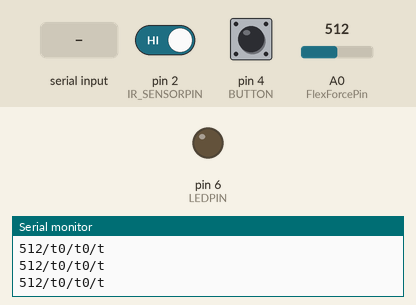
This sketch was run on a simulated Arduino Uno, built with avr-gcc and run on an emulated ATmega328P. On the bench: output pins drawn as LEDs (lit = HIGH), the last lines printed to the serial monitor. Inputs (shaded band) come from the test bench; at power-on: A0 (FlexForcePin) = 512, pin 2 (IR_SENSORPIN) HIGH, pin 4 (BUTTON) LOW.

Above: at 1.2 s.
1.3 s: "m" received over Serial
At 1.7 s:
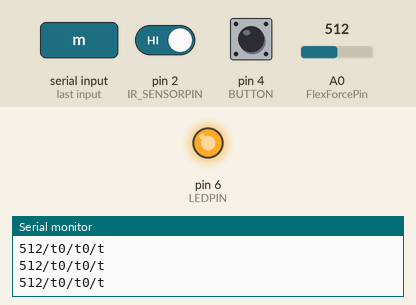
2.8 s: A0 (FlexForcePin) set to 985
5.8 s: A0 (FlexForcePin) set to 1014
8.8 s: "n" received over Serial
At 9.9 s:
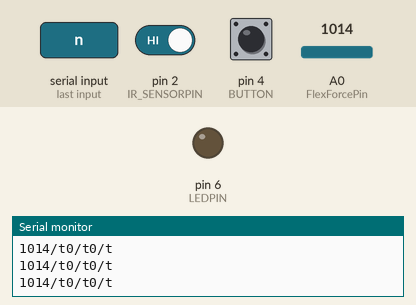
Timing chart, 0 to 11.8 s (numbered marks = the images above; inputs shaded):
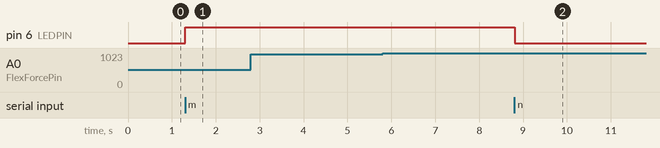

Measured:
- after the input at 1.3 s, pin 6 (LEDPIN): LOW → HIGH at once
- after the input at 8.8 s, pin 6 (LEDPIN): HIGH → LOW at once

The sketch:

sketch_oct03a.ino
```cpp
/*
  IR Breakbeam sensor demo!
*/

#define IR_SENSORPIN 2 //7
#define LEDPIN 6 //2
#define BUTTON 4
char LED;
int FlexForcePin = A0;
int LED_status = 0;
int sensorState = 0, lastState = 1;
int broken = 0;
int force = 0;

void setup() {
  // initialize the LED pin as an output:
  pinMode(LEDPIN, OUTPUT);
  // initialize the sensor pins as an input:
  pinMode(IR_SENSORPIN, INPUT);
  pinMode(BUTTON, INPUT);
  digitalWrite(IR_SENSORPIN, HIGH); // turn on the pullup
  Serial.begin(9600);
}

void loop(){
  if (Serial.available() >= 1) {
    LED = Serial.read();
    Serial.println(LED);
//
    // TURNS OFF:
    if ((LED == 'm') && (LED_status == 0)) {
      LED_status = 1;
      digitalWrite(LEDPIN, HIGH);
      }

    // TURNS ON LED:
    else if ((LED == 'n') && (LED_status == 1)) {
      LED_status = 0;
      digitalWrite(LEDPIN, LOW);
      }
    }
  // Dummy variability for force
  force = analogRead(FlexForcePin);
  Serial.print(force);
  Serial.print("/t");

  // read the state of the IR sensor value:
  sensorState = digitalRead(IR_SENSORPIN);
  if (sensorState && !lastState) {
    broken = 0;
  }
  else if (!sensorState && lastState) {
    broken = 1;
  }
  lastState = sensorState;

  Serial.print(broken);
  Serial.print("/t");

  // read the state of the button
  Serial.print(digitalRead(BUTTON));
  Serial.println("/t");
  delay(5);
}
```
